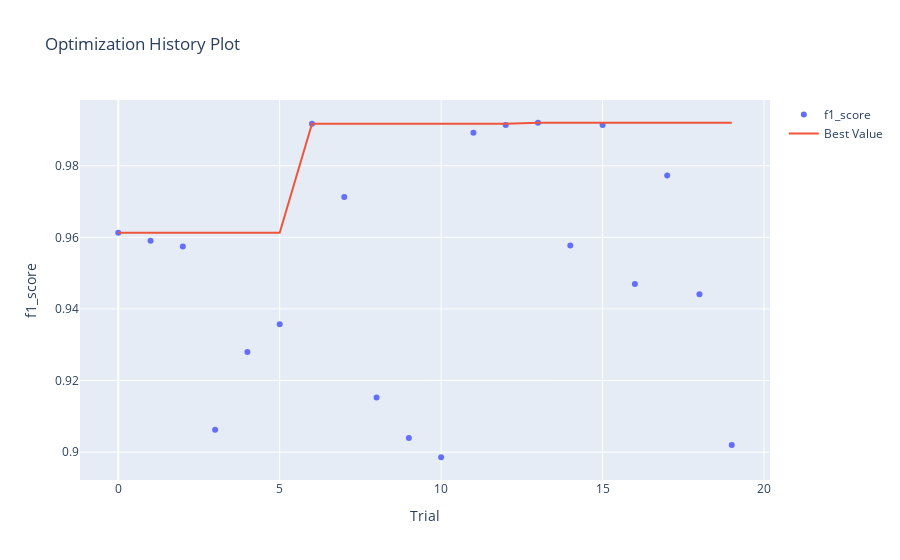

Notebook source saved alongside this figure:
### Markdown cell above
График истории оптимизации - отображает количество испытаний на оси Х и метрику на оси Y.

Следует использовать эту диаграмму, чтобы проверить, идет ли оптимизация гиперпараметров в правильном направлении или нет.

### Code cell
optuna.visualization.plot_optimization_history(study, target_name="f1_score")

### Figure 1 — Plotly figure (JSON) as saved in the notebook; plotly's stock layout.template omitted (floating-point values rounded to 4 significant figures)
{"data": [{"mode": "markers", "name": "f1_score", "type": "scatter", "x": [0, 1, 2, 3, 4, 5, 6, 7, 8, 9, 10, 11, 12, 13, 14, 15, 16, 17, 18, 19], "y": [0.9613, 0.959, 0.9575, 0.9062, 0.928, 0.9357, 0.9917, 0.9713, 0.9152, 0.9039, 0.8986, 0.9893, 0.9914, 0.992, 0.9577, 0.9914, 0.947, 0.9773, 0.9441, 0.902]}, {"name": "Best Value", "type": "scatter", "x": [0, 1, 2, 3, 4, 5, 6, 7, 8, 9, 10, 11, 12, 13, 14, 15, 16, 17, 18, 19], "y": [0.9613, 0.9613, 0.9613, 0.9613, 0.9613, 0.9613, 0.9917, 0.9917, 0.9917, 0.9917, 0.9917, 0.9917, 0.9917, 0.992, 0.992, 0.992, 0.992, 0.992, 0.992, 0.992]}], "layout": {"title": {"text": "Optimization History Plot"}, "xaxis": {"title": {"text": "Trial"}}, "yaxis": {"title": {"text": "f1_score"}}}}
